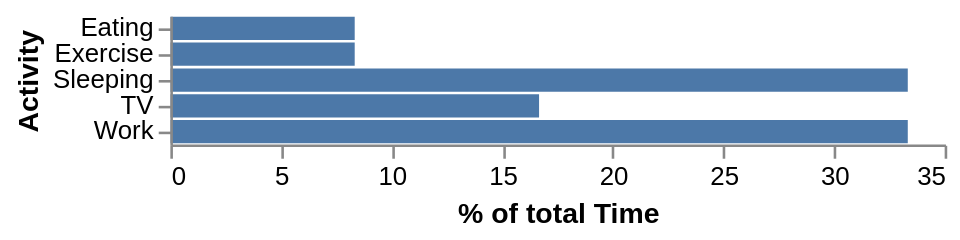

Specify this chart in Vega-Lite:
### Vega specification from a JSON file in a GitHub repository (floating-point values rounded to 4 significant figures)
{"$schema": "https://vega.github.io/schema/vega/v3.0.json", "description": "A bar graph showing what activites consume what percentage of the day.", "autosize": "pad", "padding": 5, "width": 300, "height": 50, "style": "cell", "data": [{"name": "source_0", "values": [{"Activity": "Sleeping", "Time": 8}, {"Activity": "Eating", "Time": 2}, {"Activity": "TV", "Time": 4}, {"Activity": "Work", "Time": 8}, {"Activity": "Exercise", "Time": 2}]}, {"name": "data_0", "source": "source_0", "transform": [{"type": "window", "params": [null], "as": ["TotalTime"], "ops": ["sum"], "fields": ["Time"], "sort": {"field": [], "order": []}, "frame": [null, null]}, {"type": "formula", "expr": "datum.Time/datum.TotalTime * 100", "as": "PercentOfTotal"}, {"type": "filter", "expr": "datum[\"PercentOfTotal\"] !== null && !isNaN(datum[\"PercentOfTotal\"])"}]}], "marks": [{"name": "marks", "type": "rect", "clip": true, "style": ["bar"], "from": {"data": "data_0"}, "encode": {"update": {"fill": {"value": "#4c78a8"}, "x": {"scale": "x", "field": "PercentOfTotal"}, "x2": {"scale": "x", "value": 0}, "y": {"scale": "y", "field": "Activity"}, "height": {"scale": "y", "band": true}}}}], "scales": [{"name": "x", "type": "linear", "domain": {"data": "data_0", "field": "PercentOfTotal"}, "range": [0, {"signal": "width"}], "nice": true, "zero": true}, {"name": "y", "type": "band", "domain": {"data": "data_0", "field": "Activity", "sort": true}, "range": [0, {"signal": "height"}], "paddingInner": 0.1, "paddingOuter": 0.05}], "axes": [{"scale": "x", "orient": "bottom", "title": "% of total Time", "labelFlush": true, "labelOverlap": true, "tickCount": {"signal": "ceil(width/40)"}, "zindex": 1}, {"scale": "y", "orient": "left", "title": "Activity", "zindex": 1}], "config": {"axis": {"domainWidth": 1}, "axisY": {"minExtent": 30}, "style": {"cell": {"stroke": "transparent"}}}}
